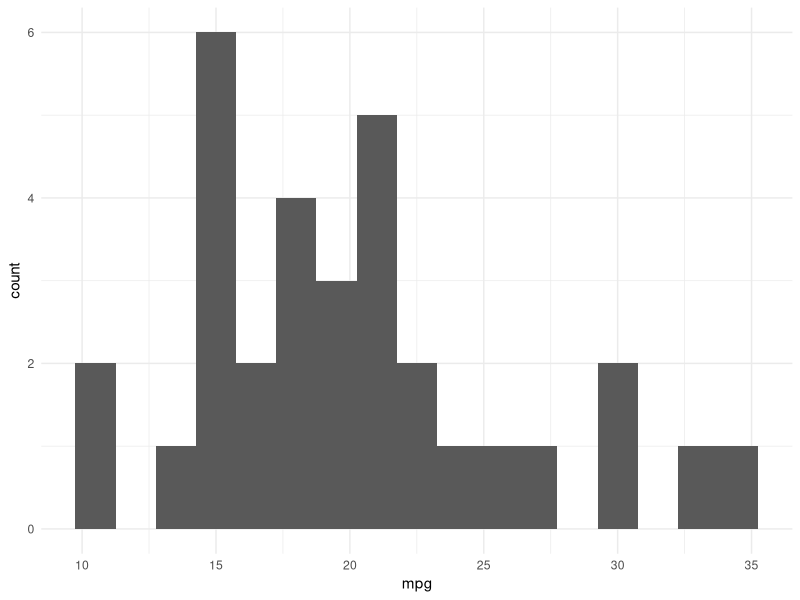
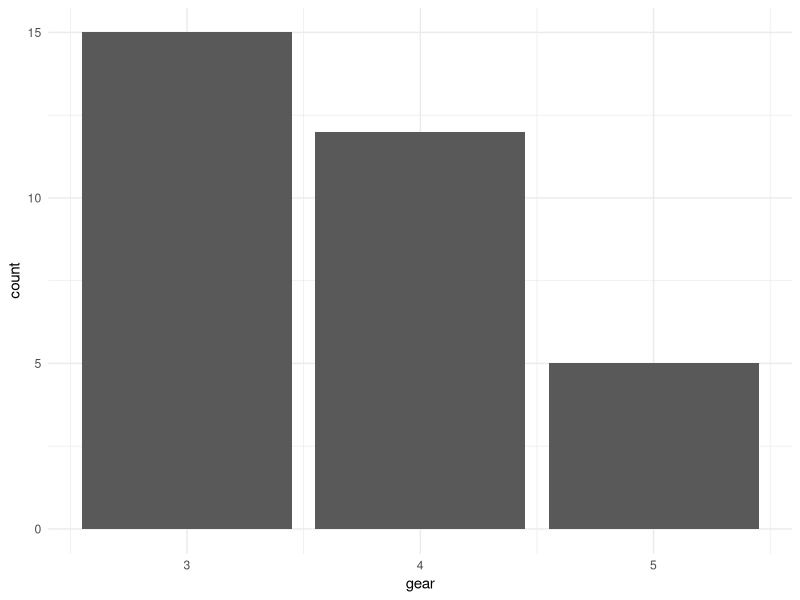
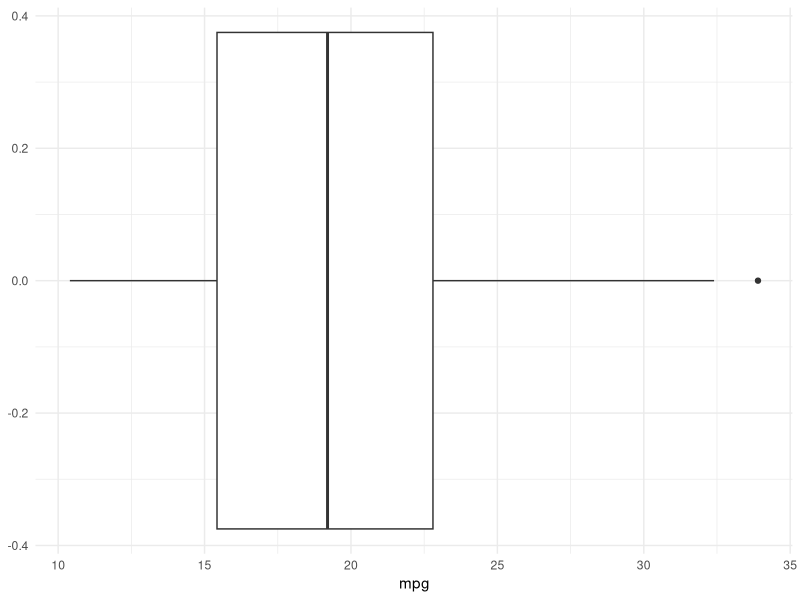
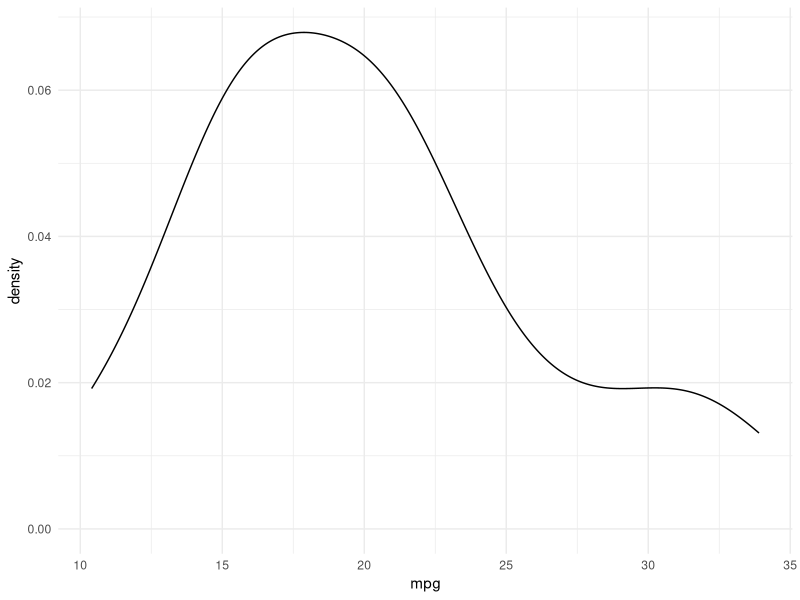
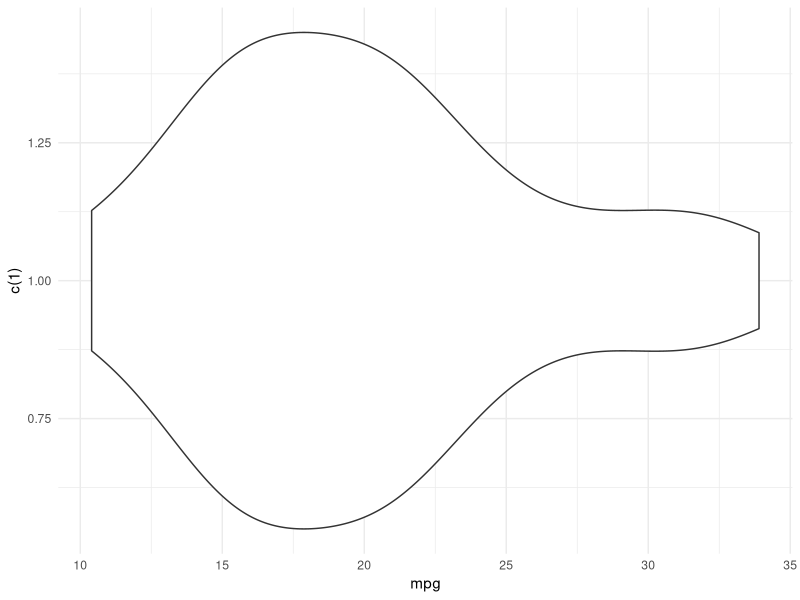
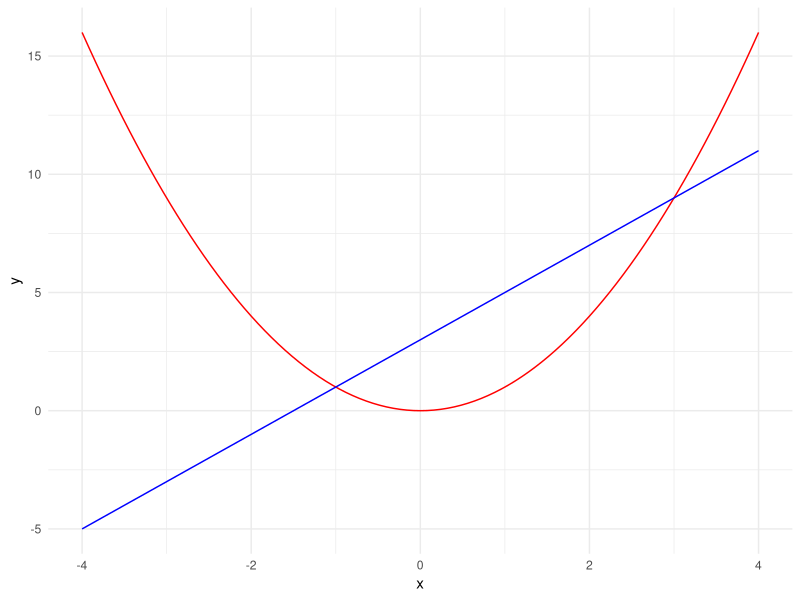
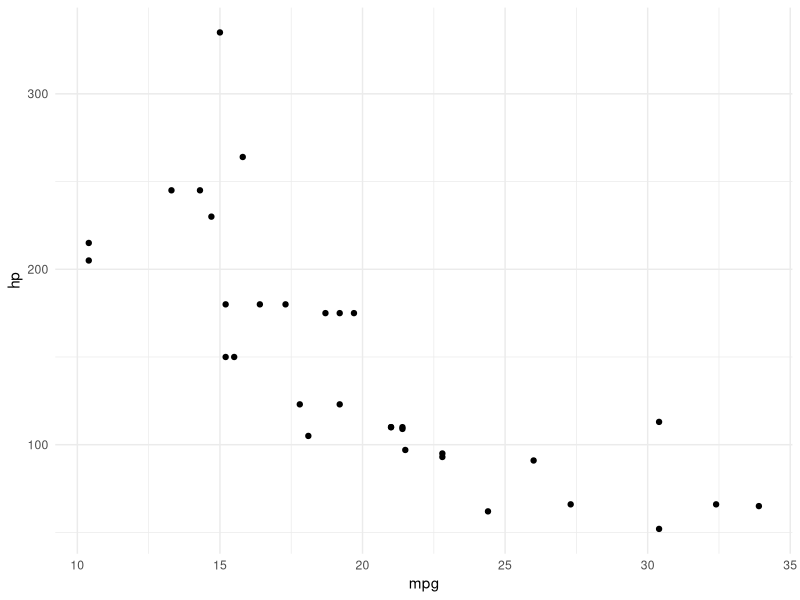
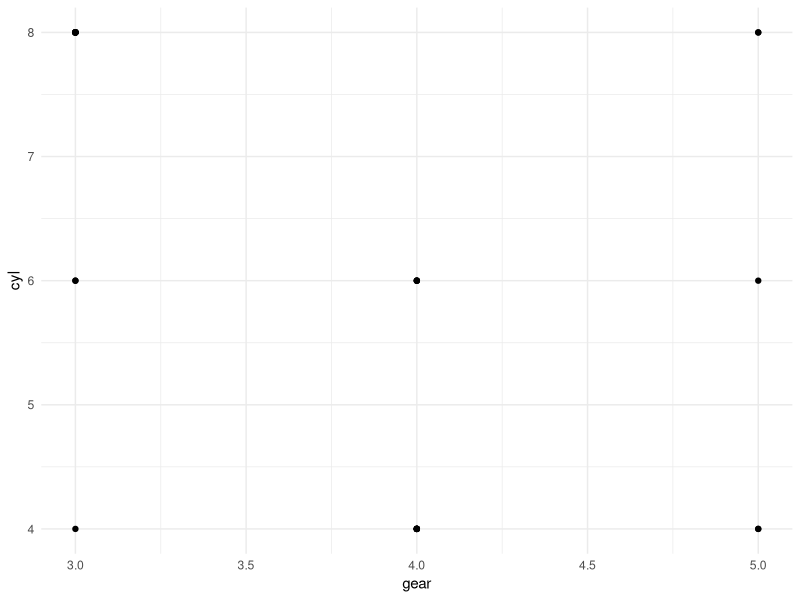

R code for these plots, in order:
## ---- chunk 1
#| label: fig-visual-histogram-cont
#| fig-cap: Beispiel für ein Histogramm für einen kontinuierlichen Wertebereich 

library(ggplot2)

mtcars |> ggplot(aes(mpg)) + geom_histogram(binwidth= 1.5) + theme_minimal()
## ---- chunk 2
#| label: fig-visual-histogram-discrete
#| fig-cap: Beispiel für ein Histogramm für einen diskreten Wertebereich 

# library(ggplot2)

mtcars |> ggplot(aes(gear)) + geom_bar() + theme_minimal()
## ---- chunk 3
#| label: fig-visual-boxplot-single
#| fig-cap: Beispiel für einen Boxplot 

# library(ggplot2)

mtcars |> ggplot(aes(mpg)) + geom_boxplot() + theme_minimal()
## ---- chunk 4
#| label: fig-visual-density
#| fig-cap: Beispiel eines Dichtediagramms 

# library(ggplot2)

mtcars |> ggplot(aes(mpg)) + geom_density() + theme_minimal()
## ---- chunk 5
#| label: fig-visual-violin
#| fig-cap: Beispiel eines violinplot 

# library(ggplot2)

mtcars |> ggplot(aes(mpg, c(1))) + geom_violin() + theme_minimal()
## ---- chunk 6
#| label: fig-visual-math-funcs
#| fig-cap: Beispiel eines Funktionsplots mit einer linearen und einer quadratischen Funktionen 

# library(ggplot2)

data.frame(x = c(-4, 4)) |> ggplot(aes(x)) + 
    geom_line(stat = "function", fun = function (x) { x^2 }, color = "red") + 
    geom_line(stat = "function", fun = function (x) { 2*x + 3 }, color = "blue") + 
    theme_minimal()
## ---- chunk 7
#| label: fig-visual-points
#| fig-cap: Beispiel eines Streudiagramms 

# library(ggplot2)

mtcars |> ggplot(aes(mpg, hp)) + geom_point() + theme_minimal()
## ---- chunk 8
#| label: fig-visual-points-discrete
#| fig-cap: Beispiel eines Streudiagramms mit überlagernden Punkten aus zwei diskreten Variablen

mtcars |> ggplot(aes(gear, cyl)) + geom_point() + theme_minimal()
## ---- chunk 9
#| label: fig-visual-jitter-labelled
#| fig-cap: Beispiel eines Jitter-Diagramms mit zwei diskreten Variablen. Jitter-Bereiche sind Rot hervorgehoben.

mtcars |> ggplot(aes(gear, cyl)) + geom_jitter() + geom_tile(color="red", fill = NA, height = 1.9, width = .95) + theme_minimal()
## ---- chunk 10
#| label: fig-visual-lines
#| fig-cap: Beispiel eines Liniendiagramms (DAX Index 1991-1998)

EuStockMarkets |> 
    tidyr::as_tibble() |> 
    dplyr::mutate(time = time(EuStockMarkets)) |>
    ggplot(aes(time, DAX)) + 
    geom_line() + 
    theme_minimal() -> diag

suppressMessages(print(diag))
## ---- chunk 11
#| label: fig-bsp-streudiagramm-mit-ausgleich
#| fig-cap: Beispiel einer Ausgleichsgeraden in einem Streudiagramm

# library(ggplot2)

mtcars |> 
    ggplot(aes(mpg, hp)) + 
    geom_point() +  
    geom_smooth(method="lm", se = FALSE) + 
    theme_minimal() -> diag

 suppressMessages(print(diag))
## ---- chunk 12
#| label: fig-visual-boxplot-multiple
#| fig-cap: Beispiel eines Diagramms mit diskreten und kontinuierlichen Variablen 

# library(ggplot2)

mtcars |> 
    dplyr::mutate( gear = factor(gear)) |>
    ggplot(aes(mpg, gear)) + geom_boxplot() + theme_minimal()
## ---- chunk 13
#| label: fig-visual-color-coding-discrete
#| fig-cap: Beispiel für die Farbkodierung einer dritten diskreten Dimension

mtcars |> 
    dplyr::mutate( gear = factor(gear)) |>
    ggplot(aes(mpg, hp, color= gear)) + 
    geom_point(size = 3) +  
    theme_minimal() -> diag

 suppressMessages(print(diag))
## ---- chunk 14
#| label: fig-visual-color-coding-gradient
#| fig-cap: Beispiel für die Farbkodierung mit einem Farbgradienten

mtcars |> 
    ggplot(aes(drat, wt, color= qsec)) + 
    geom_point(size = 3) +  
    theme_minimal() -> diag

 suppressMessages(print(diag))
## ---- chunk 15
#| label: fig-visual-size-coding
#| fig-cap: Beispiel für die Grössenkodierung einer dritten diskreten Dimension

# library(ggplot2)

mtcars |> 
    ggplot(aes(mpg, hp, size = disp)) + 
    geom_point() +  
    theme_minimal() -> diag

 suppressMessages(print(diag))
## ---- chunk 16
#| label: fig-visual-form-coding
#| fig-cap: Beispiel für die Formkodierung für Punkte und Linien
mtcars |>
    dplyr::mutate( gear = factor(gear)) |>
    ggplot(aes(mpg, hp, shape = gear, linetype = gear)) + 
    geom_point(size = 3) +  
    geom_smooth(method = lm, se = FALSE) +
    theme_minimal() -> diag

 suppressMessages(print(diag))
## ---- chunk 17
#| label: fig-visual-facets
#| fig-cap: Beispiel die Gliederung in Teildiagramme mithilfe einer dritten diskreten Dimension
#| 
mtcars |> 
    ggplot(aes(mpg, hp)) + 
    geom_point() +
    facet_wrap(vars(gear)) -> diag

 suppressMessages(print(diag))
